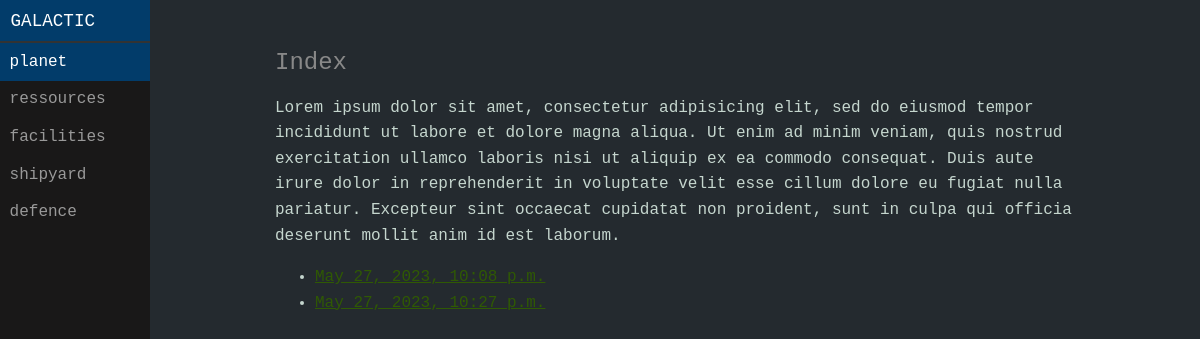
Page /galactic/ on the committed database.
### galactic/models.py (models this page shows, shortened)
class Planet(models.Model):
    discovered_date = models.DateTimeField('date discovered')
    energy = models.IntegerField(default=100)
    metal = models.IntegerField(default=30)
    solar_plant_level = models.IntegerField(default=1)
    solar_plant_production = models.IntegerField(default=10)
    solar_plant_next_upgrade = models.DateTimeField(null=True, blank=True)
    solar_plant_cost_upgrade_metal = models.IntegerField(default=10)
    solar_plant_upgrade_time = models.IntegerField(default=10)
    metal_mining_level = models.IntegerField(default=1)
    metal_mining_production = models.IntegerField(default=10)
    metal_mining_next_batch = models.DateTimeField(default=timezone.now())
    metal_mining_energy_consumption = models.IntegerField(default=10)
    metal_mining_next_upgrade = models.DateTimeField(null=True, blank=True)
    metal_mining_cost_upgrade_metal = models.IntegerField(default=10)
    metal_mining_upgrade_time = models.IntegerField(default=10)
    robotics_factory_level = models.IntegerField(default=1)
    robotics_factory_next_upgrade = models.DateTimeField(null=True, blank=True)
    robotics_factory_cost_upgrade_metal = models.IntegerField(default=10)
    robotics_factory_upgrade_time = models.IntegerField(default=10)
    shipyard_dock_level = models.IntegerField(default=1)
    shipyard_dock_next_upgrade = models.DateTimeField(null=True, blank=True)
    shipyard_dock_cost_upgrade_metal = models.IntegerField(default=10)
    shipyard_dock_upgrade_time = models.IntegerField(default=10)
    rocket_launcher_count = models.IntegerField(default=1)
    rocket_launcher_next_manufacture = models.DateTimeField(null=True, blank=True)
    rocket_launcher_cost_manufacture_metal = models.IntegerField(default=1000)
    rocket_launcher_manufacture_time = models.IntegerField(default=10)
    rocket_launcher_manufacture_amount = models.IntegerField(default=1)
    light_laser_count = models.IntegerField(default=1)
    light_laser_next_manufacture = models.DateTimeField(null=True, blank=True)
    light_laser_cost_manufacture_metal = models.IntegerField(default=1000)
    light_laser_manufacture_time = models.IntegerField(default=10)
    light_laser_manufacture_amount = models.IntegerField(default=1)
    light_fighter_count = models.IntegerField(default=1)
    light_fighter_next_manufacture = models.DateTimeField(null=True, blank=True)
    light_fighter_cost_manufacture_metal = models.IntegerField(default=1000)
    light_fighter_manufacture_time = models.IntegerField(default=10)
    light_fighter_manufacture_amount = models.IntegerField(default=1)
    heavy_fighter_count = models.IntegerField(default=1)
    heavy_fighter_next_manufacture = models.DateTimeField(null=True, blank=True)
    heavy_fighter_cost_manufacture_metal = models.IntegerField(default=1000)
    heavy_fighter_manufacture_time = models.IntegerField(default=10)
    heavy_fighter_manufacture_amount = models.IntegerField(default=1)

### galactic/views.py (the view)
# urls.py: path('', views.index, name='index'),
def index(request):
    latest_planet_list = Planet.objects.all()
    template = loader.get_template('galactic/index.html')
    context = { 'latest_planet_list' : latest_planet_list }
    return HttpResponse(template.render(context, request))

### galactic/templates/galactic/index.html (shortened to what this page needs)
<!DOCTYPE html>
<html lang="en">
<head>
    {% load static %}
    <link rel="stylesheet" href="{% static 'galactic/pure-min.css' %}">
    <link rel="stylesheet" href="{% static 'galactic/styles.css' %}">
</head>
<body>
<div id="layout">
    <div id="menu">
        <div class="pure-menu">
            <a class="pure-menu-heading" href="#company">Galactic</a>
            <ul class="pure-menu-list">
                <li class="pure-menu-item menu-item-divided pure-menu-selected"><a href="{% url 'galactic:planet' 1 %}" class="pure-menu-link">planet</a></li>
                <li class="pure-menu-item"><a href="{% url 'galactic:ressources' 1 %}" class="pure-menu-link">ressources</a></li>
                <li class="pure-menu-item"><a href="{% url 'galactic:facilities' 1 %}" class="pure-menu-link">facilities</a></li>
                <li class="pure-menu-item"><a href="{% url 'galactic:shipyard' 1 %}" class="pure-menu-link">shipyard</a></li>
                <li class="pure-menu-item"><a href="{% url 'galactic:defence' 1 %}" class="pure-menu-link">defence</a></li>
            </ul>
        </div>
    </div>
    <div id="main">
        <div class="content">
            <h2 class="content-subhead">Index</h2>
            <p>
                Lorem ipsum dolor sit amet, consectetur adipisicing elit, sed do eiusmod tempor incididunt ut labore et dolore magna aliqua. Ut enim ad minim veniam, quis nostrud exercitation ullamco laboris nisi ut aliquip ex ea commodo consequat. Duis aute irure dolor in reprehenderit in voluptate velit esse cillum dolore eu fugiat nulla pariatur. Excepteur sint occaecat cupidatat non proident, sunt in culpa qui officia deserunt mollit anim id est laborum.
            </p>
            {% if latest_planet_list %}
            <ul>
                {% for planet in latest_planet_list %}
                    <li><a href="{% url 'galactic:planet' planet.id %}">{{ planet.discovered_date }}</a></li>
                {% endfor %}
            </ul>
            {% else %}
            <p>No planets are discovered.</p>
            {% endif %}
        </div>
    </div>
</div>
</body>
</html>
    {% load static %}

### galactic/static/galactic/pure-min.css (style rules this page uses)
html { line-height:1.15; -webkit-text-size-adjust:100% }
body { margin:0 }
a { background-color:transparent }
html { font-family:'Courier New', monospace; }
.pure-menu { box-sizing:border-box }
.pure-menu-item, .pure-menu-list { position:relative }
.pure-menu-list { list-style:none; margin:0; padding:0 }
.pure-menu-item { padding:0; margin:0; height:100% }
.pure-menu-heading, .pure-menu-link { display:block; text-decoration:none; white-space:nowrap }
.pure-menu-heading { text-transform:uppercase; color:#565d64 }
.pure-menu-link { color:#777 }
.pure-menu-heading, .pure-menu-link { padding:.5em 1em }
.pure-menu-selected>.pure-menu-link, .pure-menu-selected>.pure-menu-link:visited { color:#000 }

### galactic/static/galactic/styles.css (style rules this page uses)
html { background-color: #242A2F; }
body { color: #C5D6CE; }
a { color: #2F5904; }
#layout, #menu, .menu-link { -webkit-transition: all 0.2s ease-out; -moz-transition: all 0.2s ease-out; -ms-transition: all 0.2s ease-out; -o-transition: all 0.2s ease-out; transition: all 0.2s ease-out; }
#layout { position: relative; left: 0; padding-left: 0; }
.content { margin: 0 auto; padding: 0 2em; max-width: 800px; margin-bottom: 50px; line-height: 1.6em; }
.content-subhead { margin: 50px 0 20px 0; font-weight: 300; color: #888; }
#menu { margin-left: -150px; width: 150px; position: fixed; top: 0; left: 0; bottom: 0; z-index: 1000; background: #191818; overflow-y: auto; }
#menu a { color: #999; border: none; padding: 0.6em 0 0.6em 0.6em; }
#menu .pure-menu, #menu .pure-menu ul { border: none; background: transparent; }
#menu .pure-menu ul, #menu .pure-menu .menu-item-divided { border-top: 1px solid #333; }
#menu .pure-menu-selected, #menu .pure-menu-heading { background: #023C6A; }
#menu .pure-menu-selected a { color: #fff; }
#menu .pure-menu-heading { font-size: 110%; color: #fff; margin: 0; }
@media (min-width: 48em) { .header, .content { padding-left: 2em; padding-right: 2em; } }
@media (min-width: 48em) { #layout { padding-left: 150px; left: 0; } }
@media (min-width: 48em) { #menu { left: 150px; } }

### rows in the picture
Planet: discovered_date "May 27, 2023, 10:08 p.m."
Planet: discovered_date "May 27, 2023, 10:27 p.m."
